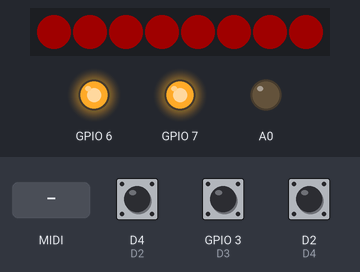
Recording of a sketch running on a simulated ESP8266 (NodeMCU). Shown: 8 RGB LEDs in strip order, left to right, output pins drawn as LEDs (lit = HIGH). Inputs (shaded band) come from the test bench; at power-on: D4 (D2) HIGH, GPIO 3 (D3) HIGH, D2 (D4) HIGH. Dim RGB values are drawn brighter than linear; MIDI output is not drawn.

Above: at 1.7 s.
1.8 s: D4 (D2) pulled LOW for 0.15 s
At 3.0 s:
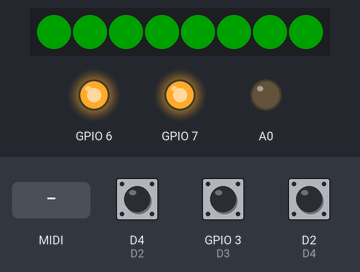
3.4 s: MIDI note 36 received
At 4.6 s:
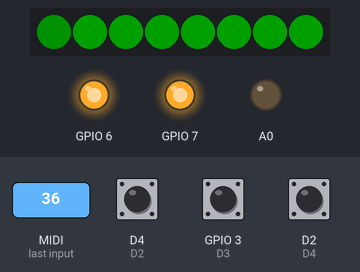
4.9 s: D4 (D2) pulled LOW for 1 s
At 5.4 s:
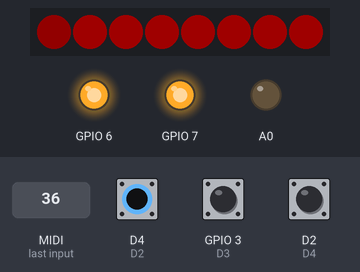
Timing chart, 0 to 7.9 s (numbered marks = the images above; inputs shaded):
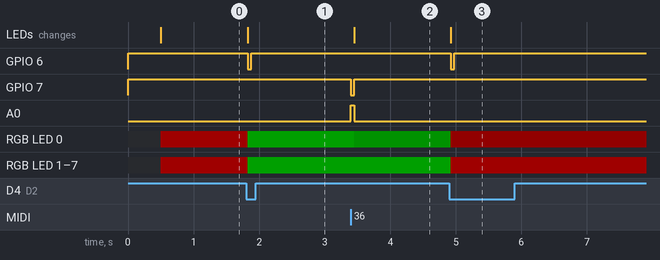

The sketch:

midi_in_pyrotechniqueBOOM.ino
```cpp
#include <MIDI.h>

MIDI_CREATE_DEFAULT_INSTANCE();

#include "FastLED.h"
#define NUM_LEDS 8//!!!!!!!!!!!!!!!!!!!!!!!!!!!!!
#define DATA_PIN 16
CRGB leds[NUM_LEDS];

#include <Bounce2.h>
Bounce D2 = Bounce();
Bounce D3 = Bounce();
Bounce D4 = Bounce();
byte midi_start = 0xfa;
byte midi_stop = 0xfc;
byte midi_clock = 0xf8;
byte midi_continue = 0xfb;
int play_flag = 0;
byte data;
bool firestate = 0;
int s = 0;
byte ledstep = 0 ;
byte ledfade[8] = {32, 32, 32, 32, 32, 32, 32, 32};

void setup() {
  MIDI.begin(MIDI_CHANNEL_OMNI);
  pinMode(2, INPUT_PULLUP);
  pinMode(3, INPUT_PULLUP);
  pinMode(4, INPUT_PULLUP);
  D2.attach(2);
  D2.interval(25); // interval in ms
  D3.attach(3);
  D3.interval(25); // interval in ms
  D4.attach(4);
  D4.interval(25); // interval in ms


  pinMode(6, OUTPUT);
  pinMode(7, OUTPUT);
  pinMode(17, OUTPUT);
  digitalWrite(6, HIGH);
  digitalWrite(7, HIGH);
  digitalWrite(17, LOW);
  delay(500);
  FastLED.addLeds<WS2812B, DATA_PIN, GRB>(leds, NUM_LEDS);
  for (int i = 0; i < NUM_LEDS; i++) {
    leds[i].r = ledfade[i];
    leds[i].g = 0;
    leds[i].b = 0;
  }
  FastLED.show();
}

void loop() {
  if (MIDI.read())                // Is there a MIDI message incoming ?
  {
    switch (MIDI.getType())     // Get the type of the message we caught
    {
      case midi::NoteOn:       // If it is a Program Change,
        if (firestate == 1 && s < 32) { // midi note on + go vert
          // if (data > 127 && data && firestate == 1 && s<32) {
          digitalWrite(7, LOW);
          digitalWrite(17, HIGH);
          ledstep = s / 4;
          ledfade[ledstep] = 2 * sq((3 - (s % 4)));
          for (int i = 0; i < NUM_LEDS; i++) {
            leds[i].g = ledfade[i];
          }
          s++;
          delay(50);
          digitalWrite(7, HIGH);
          digitalWrite(17, LOW);
          FastLED.show();

        }
        break;
      // See the online reference for other message types
      default:
        break;
    }
  }

  D2.update(); //D3.update(); D4.update();
  if ( D2.fell() ) {
    firestate = !firestate;
    if (firestate == 0) {
      for (int i = 0; i < NUM_LEDS; i++) {
        leds[i].r = ledfade[i];
        leds[i].g = 0;
        leds[i].b = 0;
      }
    }
    else  {
      for (int i = 0; i < NUM_LEDS; i++) {
        leds[i].r = 0;
        leds[i].g = ledfade[i];
        leds[i].b = 0;
      }
    }
    FastLED.show();
    digitalWrite(6, LOW);
    delay(50);
    digitalWrite(6, HIGH);
  }

}
```

Measured:
- after the input at 1.8 s, GPIO 6: HIGH → LOW at once, → HIGH 0.05 s later; RGB LED 0–7: RGB(32, 0, 0) → RGB(0, 32, 0) at once; the LEDs: change at once (image 1)
- after the input at 3.4 s, GPIO 7: HIGH → LOW at once, → HIGH 0.05 s later; A0: LOW → HIGH at once, → LOW 0.05 s later; RGB LED 0: RGB(0, 32, 0) → RGB(0, 18, 0) after 0.05 s
- after the input at 4.9 s, GPIO 6: HIGH → LOW at once, → HIGH 0.05 s later; RGB LED 0: RGB(0, 18, 0) → RGB(18, 0, 0) at once; RGB LED 1–7: RGB(0, 32, 0) → RGB(32, 0, 0) at once; the LEDs: change at once (image 3)
